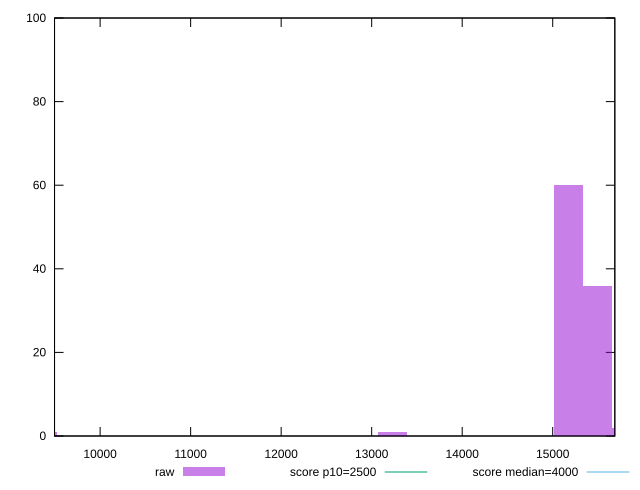

Generate this figure with gnuplot:
reset

$raw <<EOF
9360.596682308837 1
15170.622209259149 60
15816.180601142516 2
15493.401405200832 36
13233.947033609044 1
EOF

set key outside below
set boxwidth 322.779195941684
set xrange [9496.302999999998:15686.112500000001]
set yrange [0:100]
set trange [0:100]
set style fill transparent solid 0.5 noborder

set parametric
set terminal svg size 640, 490 enhanced background rgb 'white'
set output "reports/report_00032_2021-02-25T10-28-15.087Z/largest-contentful-paint/samples/astro/raw/histogram.svg"

plot $raw title "raw" with boxes, \
     2500,t title "score p10=2500", \
     4000,t title "score median=4000"

reset
